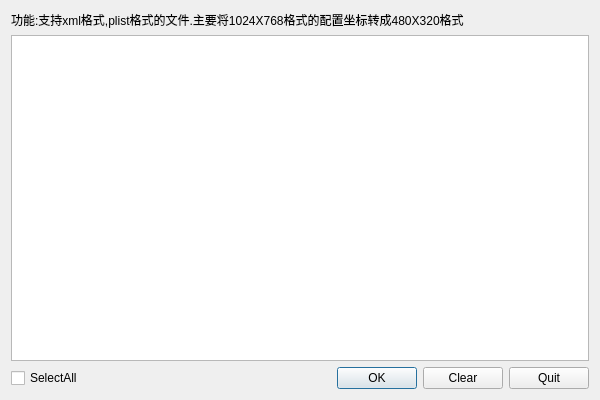
<?xml version="1.0" encoding="UTF-8"?>
<ui version="4.0">
 <class>QPointTranslateDialog</class>
 <widget class="QDialog" name="QPointTranslateDialog">
  <property name="geometry">
   <rect>
    <x>0</x>
    <y>0</y>
    <width>600</width>
    <height>400</height>
   </rect>
  </property>
  <property name="windowTitle">
   <string>PointTranslateDialog</string>
  </property>
  <layout class="QGridLayout" name="gridLayout">
   <item row="0" column="0">
    <layout class="QVBoxLayout" name="verticalLayout">
     <item>
      <widget class="QLabel" name="label">
       <property name="text">
        <string>功能:支持xml格式,plist格式的文件.主要将1024X768格式的配置坐标转成480X320格式</string>
       </property>
       <property name="textFormat">
        <enum>Qt::PlainText</enum>
       </property>
       <property name="wordWrap">
        <bool>true</bool>
       </property>
      </widget>
     </item>
     <item>
      <widget class="QListWidget" name="listWidget"/>
     </item>
     <item>
      <layout class="QHBoxLayout" name="horizontalLayout">
       <item>
        <widget class="QCheckBox" name="selectAll">
         <property name="text">
          <string>SelectAll</string>
         </property>
        </widget>
       </item>
       <item>
        <spacer name="horizontalSpacer">
         <property name="orientation">
          <enum>Qt::Horizontal</enum>
         </property>
         <property name="sizeHint" stdset="0">
          <size>
           <width>148</width>
           <height>20</height>
          </size>
         </property>
        </spacer>
       </item>
       <item>
        <widget class="QPushButton" name="ok">
         <property name="text">
          <string>OK</string>
         </property>
        </widget>
       </item>
       <item>
        <widget class="QPushButton" name="clear">
         <property name="text">
          <string>Clear</string>
         </property>
        </widget>
       </item>
       <item>
        <widget class="QPushButton" name="quit">
         <property name="text">
          <string>Quit</string>
         </property>
        </widget>
       </item>
      </layout>
     </item>
    </layout>
   </item>
  </layout>
 </widget>
 <resources/>
 <connections/>
</ui>
